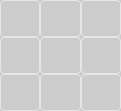
   <widget class="QFrame" name="frame_7">
    <property name="geometry">
     <rect>
      <x>60</x>
      <y>350</y>
      <width>121</width>
      <height>111</height>
     </rect>
    </property>
    <property name="styleSheet">
     <string notr="true">background: #ccc;</string>
    </property>
    <property name="frameShape">
     <enum>QFrame::StyledPanel</enum>
    </property>
    <property name="frameShadow">
     <enum>QFrame::Raised</enum>
    </property>
    <widget class="QWidget" name="gridLayoutWidget_10">
     <property name="geometry">
      <rect>
       <x>0</x>
       <y>0</y>
       <width>121</width>
       <height>111</height>
      </rect>
     </property>
     <layout class="QGridLayout" name="gridLayout_10">
      <property name="spacing">
       <number>0</number>
      </property>
      <item row="0" column="1">
       <widget class="QLabel" name="label_55">
        <property name="styleSheet">
         <string notr="true">border: 1px solid #e6e6e6; border-radius:4px;</string>
        </property>
        <property name="text">
         <string/>
        </property>
        <property name="alignment">
         <set>Qt::AlignCenter</set>
        </property>
       </widget>
      </item>
      <item row="2" column="1">
       <widget class="QLabel" name="label_56">
        <property name="styleSheet">
         <string notr="true">border: 1px solid #e6e6e6; border-radius:4px;</string>
        </property>
        <property name="text">
         <string/>
        </property>
        <property name="alignment">
         <set>Qt::AlignCenter</set>
        </property>
       </widget>
      </item>
      <item row="1" column="0">
       <widget class="QLabel" name="label_57">
        <property name="styleSheet">
         <string notr="true">border: 1px solid #e6e6e6; border-radius:4px;</string>
        </property>
        <property name="text">
         <string/>
        </property>
        <property name="alignment">
         <set>Qt::AlignCenter</set>
        </property>
       </widget>
      </item>
      <item row="0" column="0">
       <widget class="QLabel" name="label_58">
        <property name="styleSheet">
         <string notr="true">border: 1px solid #e6e6e6; border-radius:4px;</string>
        </property>
        <property name="text">
         <string/>
        </property>
        <property name="alignment">
         <set>Qt::AlignCenter</set>
        </property>
       </widget>
      </item>
      <item row="2" column="0">
       <widget class="QLabel" name="label_59">
        <property name="styleSheet">
         <string notr="true">border: 1px solid #e6e6e6; border-radius:4px;</string>
        </property>
        <property name="text">
         <string/>
        </property>
        <property name="alignment">
         <set>Qt::AlignCenter</set>
        </property>
       </widget>
      </item>
      <item row="1" column="1">
       <widget class="QLabel" name="label_60">
        <property name="styleSheet">
         <string notr="true">border: 1px solid #e6e6e6; border-radius:4px;</string>
        </property>
        <property name="text">
         <string/>
        </property>
        <property name="alignment">
         <set>Qt::AlignCenter</set>
        </property>
       </widget>
      </item>
      <item row="0" column="2">
       <widget class="QLabel" name="label_61">
        <property name="styleSheet">
         <string notr="true">border: 1px solid #e6e6e6; border-radius:4px;</string>
        </property>
        <property name="text">
         <string/>
        </property>
        <property name="alignment">
         <set>Qt::AlignCenter</set>
        </property>
       </widget>
      </item>
      <item row="1" column="2">
       <widget class="QLabel" name="label_62">
        <property name="styleSheet">
         <string notr="true">border: 1px solid #e6e6e6; border-radius:4px;</string>
        </property>
        <property name="text">
         <string/>
        </property>
        <property name="alignment">
         <set>Qt::AlignCenter</set>
        </property>
       </widget>
      </item>
      <item row="2" column="2">
       <widget class="QLabel" name="label_63">
        <property name="styleSheet">
         <string notr="true">border: 1px solid #e6e6e6; border-radius:4px;</string>
        </property>
        <property name="text">
         <string/>
        </property>
        <property name="alignment">
         <set>Qt::AlignCenter</set>
        </property>
       </widget>
      </item>
     </layout>
    </widget>
   </widget>
